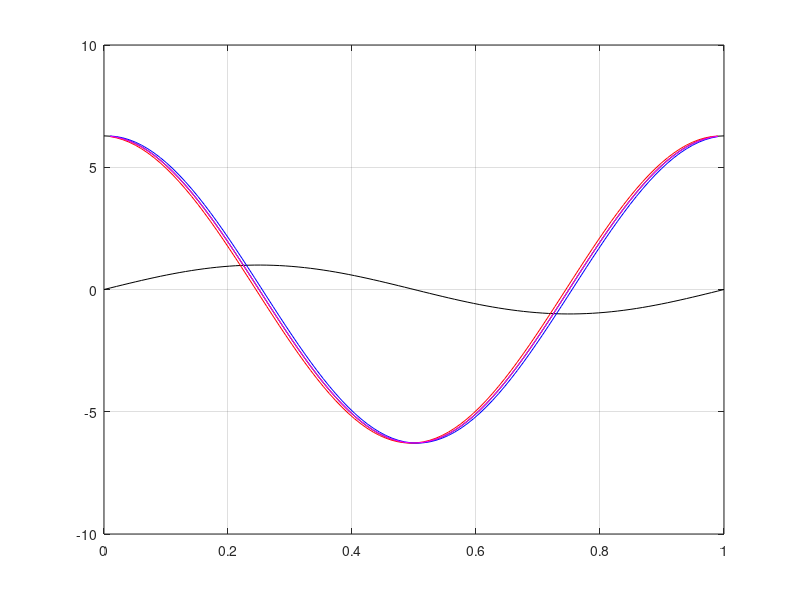

Recreate this plot in MATLAB.
% Aufgabe 11 Blatt 4:
I = [ 0 , 1 ] ;
N = 100;
h = (I(2) - I(1))/(N-1);
func = @(x) sin(2*pi*x ) ;
dfunc = @(x) 2*pi*cos(2*pi*x ) ;
%%
x = I(1):h:I(2) ;
u = func(x) ;
d1u = dfunc(x) ; % e xa k te / k o n t i n u i e r l i c h e e r s t e Ablei tung
%% e r s t e Ablei tung ( vo rwae r t s , r u e c kwa e r t s und g e m i t t e l t )
duv = zeros(1,N); dur = zeros(1,N); dum = zeros(1,N);
for i=1:N
    if i<N; duv(i) = (u(i+1)-u(i))/h; end
    if i>1; dur(i) = (u(i)-u(i-1))/h; end
    if i<N && i >1; dum(i) = (u(i+1)-u(i-1))/(2*h); end
end
%%
plot(x ,u ,'k-' ,x ,d1u, 'k-' ) ;
hold on
grid on
plot(x(2:N-1), duv(2:N-1),'r-');
plot(x(2:N-1), dur(2:N-1), 'b-');
plot(x(2:N-1), dum(2:N-1), 'm-');

